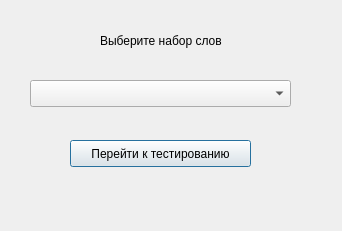
<?xml version="1.0" encoding="UTF-8"?>
<ui version="4.0">
 <class>Question</class>
 <widget class="QDialog" name="Question">
  <property name="geometry">
   <rect>
    <x>0</x>
    <y>0</y>
    <width>342</width>
    <height>231</height>
   </rect>
  </property>
  <property name="windowTitle">
   <string>Dialog</string>
  </property>
  <widget class="QLabel" name="label">
   <property name="geometry">
    <rect>
     <x>100</x>
     <y>20</y>
     <width>151</width>
     <height>41</height>
    </rect>
   </property>
   <property name="text">
    <string>Выберите набор слов</string>
   </property>
  </widget>
  <widget class="QComboBox" name="box_themes">
   <property name="geometry">
    <rect>
     <x>30</x>
     <y>80</y>
     <width>261</width>
     <height>27</height>
    </rect>
   </property>
  </widget>
  <widget class="QPushButton" name="start_test">
   <property name="geometry">
    <rect>
     <x>70</x>
     <y>140</y>
     <width>181</width>
     <height>27</height>
    </rect>
   </property>
   <property name="text">
    <string>Перейти к тестированию</string>
   </property>
  </widget>
 </widget>
 <resources/>
 <connections/>
</ui>
